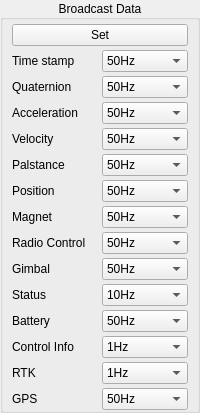
                <widget class="QGroupBox" name="gb_CoreData">
                 <property name="title">
                  <string>Broadcast Data</string>
                 </property>
                 <property name="alignment">
                  <set>Qt::AlignCenter</set>
                 </property>
                 <layout class="QVBoxLayout" name="verticalLayout_33">
                  <property name="spacing">
                   <number>4</number>
                  </property>
                  <property name="leftMargin">
                   <number>9</number>
                  </property>
                  <property name="topMargin">
                   <number>4</number>
                  </property>
                  <property name="rightMargin">
                   <number>9</number>
                  </property>
                  <property name="bottomMargin">
                   <number>0</number>
                  </property>
                  <item>
                   <widget class="QPushButton" name="btn_coreSet">
                    <property name="text">
                     <string>Set</string>
                    </property>
                   </widget>
                  </item>
                  <item>
                   <layout class="QHBoxLayout" name="horizontalLayout_25">
                    <item>
                     <widget class="QLabel" name="label_15">
                      <property name="text">
                       <string>Time stamp</string>
                      </property>
                     </widget>
                    </item>
                    <item>
                     <widget class="QComboBox" name="comboBox_1">
                      <property name="currentIndex">
                       <number>3</number>
                      </property>
                      <item>
                       <property name="text">
                        <string>0Hz</string>
                       </property>
                      </item>
                      <item>
                       <property name="text">
                        <string>1Hz</string>
                       </property>
                      </item>
                      <item>
                       <property name="text">
                        <string>10Hz</string>
                       </property>
                      </item>
                      <item>
                       <property name="text">
                        <string>50Hz</string>
                       </property>
                      </item>
                      <item>
                       <property name="text">
                        <string>100Hz</string>
                       </property>
                      </item>
                      <item>
                       <property name="text">
                        <string>Hold</string>
                       </property>
                      </item>
                     </widget>
                    </item>
                   </layout>
                  </item>
                  <item>
                   <layout class="QHBoxLayout" name="horizontalLayout_26">
                    <item>
                     <widget class="QLabel" name="label_16">
                      <property name="text">
                       <string>Quaternion</string>
                      </property>
                     </widget>
                    </item>
                    <item>
                     <widget class="QComboBox" name="comboBox_2">
                      <property name="currentText">
                       <string>50Hz</string>
                      </property>
                      <property name="currentIndex">
                       <number>3</number>
                      </property>
                      <item>
                       <property name="text">
                        <string>0Hz</string>
                       </property>
                      </item>
                      <item>
                       <property name="text">
                        <string>1Hz</string>
                       </property>
                      </item>
                      <item>
                       <property name="text">
                        <string>10Hz</string>
                       </property>
                      </item>
                      <item>
                       <property name="text">
                        <string>50Hz</string>
                       </property>
                      </item>
                      <item>
                       <property name="text">
                        <string>100Hz</string>
                       </property>
                      </item>
                      <item>
                       <property name="text">
                        <string>Hold</string>
                       </property>
                      </item>
                     </widget>
                    </item>
                   </layout>
                  </item>
                  <item>
                   <layout class="QHBoxLayout" name="horizontalLayout_27">
                    <item>
                     <widget class="QLabel" name="label_17">
                      <property name="text">
                       <string>Acceleration</string>
                      </property>
                     </widget>
                    </item>
                    <item>
                     <widget class="QComboBox" name="comboBox_3">
                      <property name="currentText">
                       <string>50Hz</string>
                      </property>
                      <property name="currentIndex">
                       <number>3</number>
                      </property>
                      <item>
                       <property name="text">
                        <string>0Hz</string>
                       </property>
                      </item>
                      <item>
                       <property name="text">
                        <string>1Hz</string>
                       </property>
                      </item>
                      <item>
                       <property name="text">
                        <string>10Hz</string>
                       </property>
                      </item>
                      <item>
                       <property name="text">
                        <string>50Hz</string>
                       </property>
                      </item>
                      <item>
                       <property name="text">
                        <string>100Hz</string>
                       </property>
                      </item>
                      <item>
                       <property name="text">
                        <string>Hold</string>
                       </property>
                      </item>
                     </widget>
                    </item>
                   </layout>
                  </item>
                  <item>
                   <layout class="QHBoxLayout" name="horizontalLayout_28">
                    <item>
                     <widget class="QLabel" name="label_18">
                      <property name="text">
                       <string>Velocity</string>
                      </property>
                     </widget>
                    </item>
                    <item>
                     <widget class="QComboBox" name="comboBox_4">
                      <property name="currentText">
                       <string>50Hz</string>
                      </property>
                      <property name="currentIndex">
                       <number>3</number>
                      </property>
                      <item>
                       <property name="text">
                        <string>0Hz</string>
                       </property>
                      </item>
                      <item>
                       <property name="text">
                        <string>1Hz</string>
                       </property>
                      </item>
                      <item>
                       <property name="text">
                        <string>10Hz</string>
                       </property>
                      </item>
                      <item>
                       <property name="text">
                        <string>50Hz</string>
                       </property>
                      </item>
                      <item>
                       <property name="text">
                        <string>100Hz</string>
                       </property>
                      </item>
                      <item>
                       <property name="text">
                        <string>Hold</string>
                       </property>
                      </item>
                     </widget>
                    </item>
                   </layout>
                  </item>
                  <item>
                   <layout class="QHBoxLayout" name="horizontalLayout_29">
                    <item>
                     <widget class="QLabel" name="label_19">
                      <property name="text">
                       <string>Palstance</string>
                      </property>
                     </widget>
                    </item>
                    <item>
                     <widget class="QComboBox" name="comboBox_5">
                      <property name="currentText">
                       <string>50Hz</string>
                      </property>
                      <property name="currentIndex">
                       <number>3</number>
                      </property>
                      <item>
                       <property name="text">
                        <string>0Hz</string>
                       </property>
                      </item>
                      <item>
                       <property name="text">
                        <string>1Hz</string>
                       </property>
                      </item>
                      <item>
                       <property name="text">
                        <string>10Hz</string>
                       </property>
                      </item>
                      <item>
                       <property name="text">
                        <string>50Hz</string>
                       </property>
                      </item>
                      <item>
                       <property name="text">
                        <string>100Hz</string>
                       </property>
                      </item>
                      <item>
                       <property name="text">
                        <string>Hold</string>
                       </property>
                      </item>
                     </widget>
                    </item>
                   </layout>
                  </item>
                  <item>
                   <layout class="QHBoxLayout" name="horizontalLayout_30">
                    <item>
                     <widget class="QLabel" name="label_20">
                      <property name="text">
                       <string>Position</string>
                      </property>
                     </widget>
                    </item>
                    <item>
                     <widget class="QComboBox" name="comboBox_6">
                      <property name="currentText">
                       <string>50Hz</string>
                      </property>
                      <property name="currentIndex">
                       <number>3</number>
                      </property>
                      <item>
                       <property name="text">
                        <string>0Hz</string>
                       </property>
                      </item>
                      <item>
                       <property name="text">
                        <string>1Hz</string>
                       </property>
                      </item>
                      <item>
                       <property name="text">
                        <string>10Hz</string>
                       </property>
                      </item>
                      <item>
                       <property name="text">
                        <string>50Hz</string>
                       </property>
                      </item>
                      <item>
                       <property name="text">
                        <string>100Hz</string>
                       </property>
                      </item>
                      <item>
                       <property name="text">
                        <string>Hold</string>
                       </property>
                      </item>
                     </widget>
                    </item>
                   </layout>
                  </item>
                  <item>
                   <layout class="QHBoxLayout" name="horizontalLayout_31">
                    <item>
                     <widget class="QLabel" name="label_21">
                      <property name="text">
                       <string>Magnet</string>
                      </property>
                     </widget>
                    </item>
                    <item>
                     <widget class="QComboBox" name="comboBox_7">
                      <property name="currentText">
                       <string>50Hz</string>
                      </property>
                      <property name="currentIndex">
                       <number>3</number>
                      </property>
                      <item>
                       <property name="text">
                        <string>0Hz</string>
                       </property>
                      </item>
                      <item>
                       <property name="text">
                        <string>1Hz</string>
                       </property>
                      </item>
                      <item>
                       <property name="text">
                        <string>10Hz</string>
                       </property>
                      </item>
                      <item>
                       <property name="text">
                        <string>50Hz</string>
                       </property>
                      </item>
                      <item>
                       <property name="text">
                        <string>100Hz</string>
                       </property>
                      </item>
                      <item>
                       <property name="text">
                        <string>Hold</string>
                       </property>
                      </item>
                     </widget>
                    </item>
                   </layout>
                  </item>
                  <item>
                   <layout class="QHBoxLayout" name="horizontalLayout_32">
                    <item>
                     <widget class="QLabel" name="label_22">
                      <property name="text">
                       <string>Radio Control</string>
                      </property>
                     </widget>
                    </item>
                    <item>
                     <widget class="QComboBox" name="comboBox_8">
                      <property name="currentText">
                       <string>50Hz</string>
                      </property>
                      <property name="currentIndex">
                       <number>3</number>
                      </property>
                      <item>
                       <property name="text">
                        <string>0Hz</string>
                       </property>
                      </item>
                      <item>
                       <property name="text">
                        <string>1Hz</string>
                       </property>
                      </item>
                      <item>
                       <property name="text">
                        <string>10Hz</string>
                       </property>
                      </item>
                      <item>
                       <property name="text">
                        <string>50Hz</string>
                       </property>
                      </item>
                      <item>
                       <property name="text">
                        <string>100Hz</string>
                       </property>
                      </item>
                      <item>
                       <property name="text">
                        <string>Hold</string>
                       </property>
                      </item>
                     </widget>
                    </item>
                   </layout>
                  </item>
                  <item>
                   <layout class="QHBoxLayout" name="horizontalLayout_33">
                    <item>
                     <widget class="QLabel" name="label_23">
                      <property name="text">
                       <string>Gimbal</string>
                      </property>
                     </widget>
                    </item>
                    <item>
                     <widget class="QComboBox" name="comboBox_9">
                      <property name="currentText">
                       <string>50Hz</string>
                      </property>
                      <property name="currentIndex">
                       <number>3</number>
                      </property>
                      <item>
                       <property name="text">
                        <string>0Hz</string>
                       </property>
                      </item>
                      <item>
                       <property name="text">
                        <string>1Hz</string>
                       </property>
                      </item>
                      <item>
                       <property name="text">
                        <string>10Hz</string>
                       </property>
                      </item>
                      <item>
                       <property name="text">
                        <string>50Hz</string>
                       </property>
                      </item>
                      <item>
                       <property name="text">
                        <string>100Hz</string>
                       </property>
                      </item>
                      <item>
                       <property name="text">
                        <string>Hold</string>
                       </property>
                      </item>
                     </widget>
                    </item>
                   </layout>
                  </item>
                  <item>
                   <layout class="QHBoxLayout" name="horizontalLayout_34">
                    <item>
                     <widget class="QLabel" name="label_24">
                      <property name="text">
                       <string>Status</string>
                      </property>
                     </widget>
                    </item>
                    <item>
                     <widget class="QComboBox" name="comboBox_10">
                      <property name="currentText">
                       <string>10Hz</string>
                      </property>
                      <property name="currentIndex">
                       <number>2</number>
                      </property>
                      <item>
                       <property name="text">
                        <string>0Hz</string>
                       </property>
                      </item>
                      <item>
                       <property name="text">
                        <string>1Hz</string>
                       </property>
                      </item>
                      <item>
                       <property name="text">
                        <string>10Hz</string>
                       </property>
                      </item>
                      <item>
                       <property name="text">
                        <string>50Hz</string>
                       </property>
                      </item>
                      <item>
                       <property name="text">
                        <string>100Hz</string>
                       </property>
                      </item>
                      <item>
                       <property name="text">
                        <string>Hold</string>
                       </property>
                      </item>
                     </widget>
                    </item>
                   </layout>
                  </item>
                  <item>
                   <layout class="QHBoxLayout" name="horizontalLayout_35">
                    <item>
                     <widget class="QLabel" name="label_25">
                      <property name="text">
                       <string>Battery</string>
                      </property>
                     </widget>
                    </item>
                    <item>
                     <widget class="QComboBox" name="comboBox_11">
                      <property name="currentText">
                       <string>50Hz</string>
                      </property>
                      <property name="currentIndex">
                       <number>3</number>
                      </property>
                      <item>
                       <property name="text">
                        <string>0Hz</string>
                       </property>
                      </item>
                      <item>
                       <property name="text">
                        <string>1Hz</string>
                       </property>
                      </item>
                      <item>
                       <property name="text">
                        <string>10Hz</string>
                       </property>
                      </item>
                      <item>
                       <property name="text">
                        <string>50Hz</string>
                       </property>
                      </item>
                      <item>
                       <property name="text">
                        <string>100Hz</string>
                       </property>
                      </item>
                      <item>
                       <property name="text">
                        <string>Hold</string>
                       </property>
                      </item>
                     </widget>
                    </item>
                   </layout>
                  </item>
                  <item>
                   <layout class="QHBoxLayout" name="horizontalLayout_36">
                    <item>
                     <widget class="QLabel" name="label_26">
                      <property name="text">
                       <string>Control Info</string>
                      </property>
                     </widget>
                    </item>
                    <item>
                     <widget class="QComboBox" name="comboBox_12">
                      <property name="currentText">
                       <string>1Hz</string>
                      </property>
                      <property name="currentIndex">
                       <number>1</number>
                      </property>
                      <item>
                       <property name="text">
                        <string>0Hz</string>
                       </property>
                      </item>
                      <item>
                       <property name="text">
                        <string>1Hz</string>
                       </property>
                      </item>
                      <item>
                       <property name="text">
                        <string>10Hz</string>
                       </property>
                      </item>
                      <item>
                       <property name="text">
                        <string>50Hz</string>
                       </property>
                      </item>
                      <item>
                       <property name="text">
                        <string>100Hz</string>
                       </property>
                      </item>
                      <item>
                       <property name="text">
                        <string>Hold</string>
                       </property>
                      </item>
                     </widget>
                    </item>
                   </layout>
                  </item>
                  <item>
                   <layout class="QHBoxLayout" name="horizontalLayout_38">
                    <item>
                     <widget class="QLabel" name="label_81">
                      <property name="text">
                       <string>RTK</string>
                      </property>
                     </widget>
                    </item>
                    <item>
                     <widget class="QComboBox" name="comboBox_13">
                      <property name="currentText">
                       <string>1Hz</string>
                      </property>
                      <property name="currentIndex">
                       <number>1</number>
                      </property>
                      <item>
                       <property name="text">
                        <string>0Hz</string>
                       </property>
                      </item>
                      <item>
                       <property name="text">
                        <string>1Hz</string>
                       </property>
                      </item>
                      <item>
                       <property name="text">
                        <string>10Hz</string>
                       </property>
                      </item>
                      <item>
                       <property name="text">
                        <string>50Hz</string>
                       </property>
                      </item>
                      <item>
                       <property name="text">
                        <string>100Hz</string>
                       </property>
                      </item>
                      <item>
                       <property name="text">
                        <string>Hold</string>
                       </property>
                      </item>
                     </widget>
                    </item>
                   </layout>
                  </item>
                  <item>
                   <layout class="QHBoxLayout" name="horizontalLayout_44">
                    <item>
                     <widget class="QLabel" name="label_82">
                      <property name="text">
                       <string>GPS</string>
                      </property>
                     </widget>
                    </item>
                    <item>
                     <widget class="QComboBox" name="comboBox_14">
                      <property name="currentText">
                       <string>50Hz</string>
                      </property>
                      <property name="currentIndex">
                       <number>3</number>
                      </property>
                      <item>
                       <property name="text">
                        <string>0Hz</string>
                       </property>
                      </item>
                      <item>
                       <property name="text">
                        <string>1Hz</string>
                       </property>
                      </item>
                      <item>
                       <property name="text">
                        <string>10Hz</string>
                       </property>
                      </item>
                      <item>
                       <property name="text">
                        <string>50Hz</string>
                       </property>
                      </item>
                      <item>
                       <property name="text">
                        <string>100Hz</string>
                       </property>
                      </item>
                      <item>
                       <property name="text">
                        <string>Hold</string>
                       </property>
                      </item>
                     </widget>
                    </item>
                   </layout>
                  </item>
                 </layout>
                </widget>
